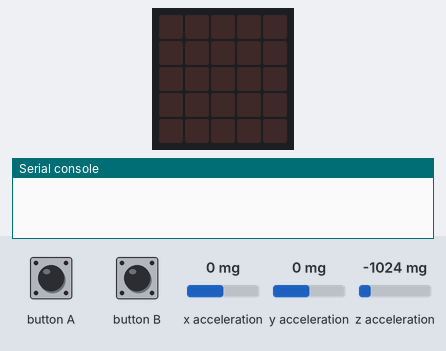
Bench run of a program on a simulated BBC micro:bit running MicroPython. On the bench: the board's 5×5 LED display, the last lines printed to the serial console. The test bench sets the inputs (shaded band); at power-on: x acceleration 0 mg, y acceleration 0 mg, z acceleration -1024 mg. Data-log rows are listed on the console.

Above: at 1.2 s.
1.3 s: button A pressed for 0.15 s
At 1.6 s:
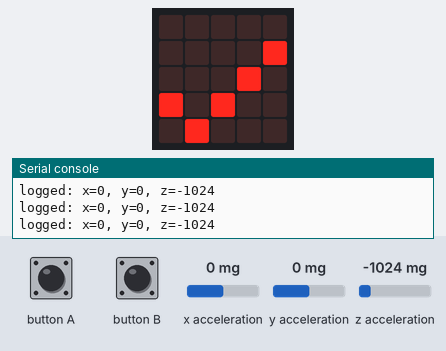
2.9 s: button B pressed for 0.15 s
At 3.9 s:
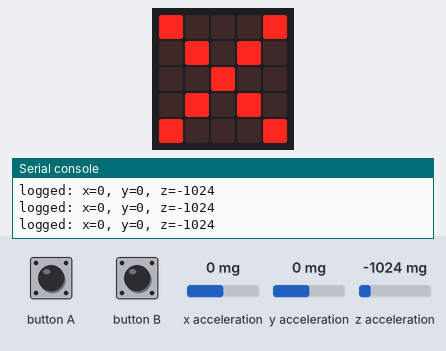
4.5 s: button A pressed for 1 s
At 5.5 s:
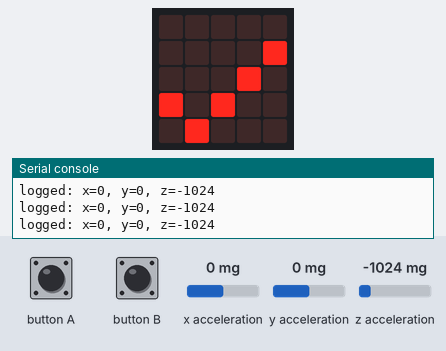
Timing chart, 0 to 7.5 s (numbered marks = the images above; inputs shaded):
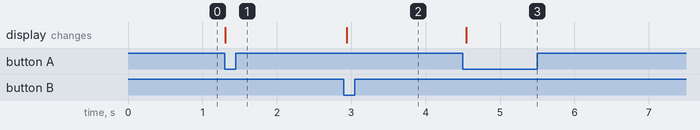

Measured:
- after the input at 1.3 s, the display: changes at once (image 1)
- after the input at 2.9 s, the display: changes at once (image 2)
- after the input at 4.5 s, the display: changes at once (image 3)

The program:

main.py
```python
from microbit import *
import log

# Set up columns for logging
log.set_labels('x', 'y', 'z')


# Record the x, y, z values
def logger():
    log.add({
        'x': accelerometer.get_x(),
        'y': accelerometer.get_y(),
        'z': accelerometer.get_z()
    })


# Pre initialise 'logging' as False / OFF
logging = False

while True:
    sleep(50)  # milliseconds
    # On "A" button pressed...
    # Clear the log, set logging to True and update displayed icon
    if button_a.is_pressed():
        logging = True
        display.show(Image.YES)

    # On "B" button pressed...
    # Set logging to False and update displayed icon
    if button_b.is_pressed():
        logging = False
        display.show(Image.NO)

    # If logging is set to True...
    # Call the logging function and record values
    if logging:
        logger()
```
